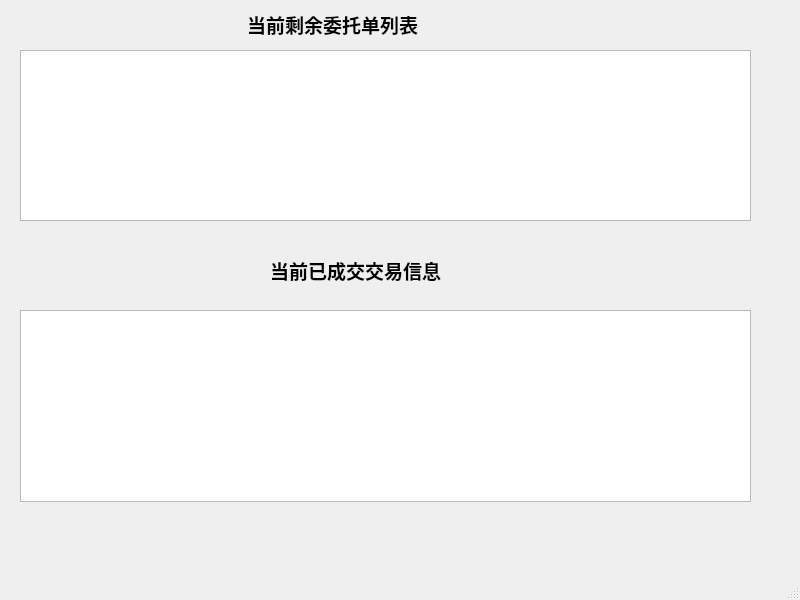
<?xml version="1.0" encoding="UTF-8"?>
<ui version="4.0">
 <class>transactionInformation</class>
 <widget class="QMainWindow" name="transactionInformation">
  <property name="geometry">
   <rect>
    <x>0</x>
    <y>0</y>
    <width>800</width>
    <height>600</height>
   </rect>
  </property>
  <property name="windowTitle">
   <string>MainWindow</string>
  </property>
  <widget class="QWidget" name="centralwidget">
   <widget class="QTextBrowser" name="textBrowser">
    <property name="geometry">
     <rect>
      <x>20</x>
      <y>50</y>
      <width>731</width>
      <height>171</height>
     </rect>
    </property>
   </widget>
   <widget class="QTextBrowser" name="textBrowser_2">
    <property name="geometry">
     <rect>
      <x>20</x>
      <y>310</y>
      <width>731</width>
      <height>192</height>
     </rect>
    </property>
   </widget>
   <widget class="QLabel" name="label">
    <property name="geometry">
     <rect>
      <x>247</x>
      <y>4</y>
      <width>221</width>
      <height>41</height>
     </rect>
    </property>
    <property name="text">
     <string>&lt;html&gt;&lt;head/&gt;&lt;body&gt;&lt;p&gt;&lt;span style=&quot; font-size:14pt; font-weight:600;&quot;&gt;当前剩余委托单列表&lt;/span&gt;&lt;/p&gt;&lt;/body&gt;&lt;/html&gt;</string>
    </property>
   </widget>
   <widget class="QLabel" name="label_2">
    <property name="geometry">
     <rect>
      <x>270</x>
      <y>250</y>
      <width>221</width>
      <height>41</height>
     </rect>
    </property>
    <property name="text">
     <string>&lt;html&gt;&lt;head/&gt;&lt;body&gt;&lt;p&gt;&lt;span style=&quot; font-size:14pt; font-weight:600;&quot;&gt;当前已成交交易信息&lt;/span&gt;&lt;/p&gt;&lt;/body&gt;&lt;/html&gt;</string>
    </property>
   </widget>
  </widget>
  <widget class="QMenuBar" name="menubar">
   <property name="geometry">
    <rect>
     <x>0</x>
     <y>0</y>
     <width>800</width>
     <height>26</height>
    </rect>
   </property>
  </widget>
  <widget class="QStatusBar" name="statusbar"/>
 </widget>
 <resources/>
 <connections/>
</ui>
